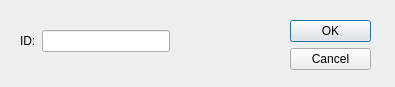
<?xml version="1.0" encoding="UTF-8"?>
<ui version="4.0">
 <class>deleteDialog</class>
 <widget class="QDialog" name="deleteDialog">
  <property name="geometry">
   <rect>
    <x>0</x>
    <y>0</y>
    <width>395</width>
    <height>87</height>
   </rect>
  </property>
  <property name="windowTitle">
   <string>Delete Client</string>
  </property>
  <widget class="QDialogButtonBox" name="buttonBox">
   <property name="geometry">
    <rect>
     <x>290</x>
     <y>20</y>
     <width>81</width>
     <height>241</height>
    </rect>
   </property>
   <property name="orientation">
    <enum>Qt::Vertical</enum>
   </property>
   <property name="standardButtons">
    <set>QDialogButtonBox::Cancel|QDialogButtonBox::Ok</set>
   </property>
  </widget>
  <widget class="QWidget" name="layoutWidget">
   <property name="geometry">
    <rect>
     <x>20</x>
     <y>30</y>
     <width>150</width>
     <height>26</height>
    </rect>
   </property>
   <layout class="QFormLayout" name="formLayout">
    <item row="0" column="0">
     <widget class="QLabel" name="idLabel">
      <property name="text">
       <string>ID:</string>
      </property>
     </widget>
    </item>
    <item row="0" column="1">
     <widget class="QLineEdit" name="idEdit"/>
    </item>
   </layout>
  </widget>
 </widget>
 <resources/>
 <connections>
  <connection>
   <sender>buttonBox</sender>
   <signal>accepted()</signal>
   <receiver>deleteDialog</receiver>
   <slot>accept()</slot>
   <hints>
    <hint type="sourcelabel">
     <x>248</x>
     <y>254</y>
    </hint>
    <hint type="destinationlabel">
     <x>157</x>
     <y>274</y>
    </hint>
   </hints>
  </connection>
  <connection>
   <sender>buttonBox</sender>
   <signal>rejected()</signal>
   <receiver>deleteDialog</receiver>
   <slot>reject()</slot>
   <hints>
    <hint type="sourcelabel">
     <x>316</x>
     <y>260</y>
    </hint>
    <hint type="destinationlabel">
     <x>286</x>
     <y>274</y>
    </hint>
   </hints>
  </connection>
 </connections>
</ui>
